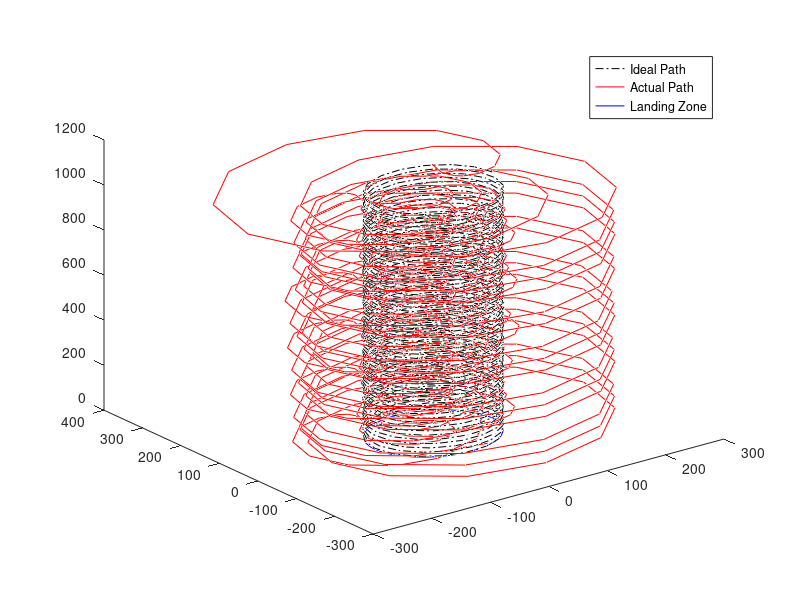

Here is the MATLAB script that generated this plot:
clear all; close all; clc;

%% Initialize variables %%
c = 3; % Fall rate (m/s)
% vel = 6; % velocity (m/s)
xf = 0; x1 = xf + (90-xf)*rand; x2 = x1 + (1-x1)*rand;
yf = 0; y1 = yf + (90-yf)*rand; y2 = y1 + (1-y1)*rand;
zf = 0; z1 = 1000 + 100*rand; z2 = z1;

r0 = sqrt((x1-xf)^2+(y1-yf)^2); % perpendicular radius from landing point axis (m)
rf = 100; % landing zone radius (m)
T = (z1-zf)/c; % Time until ground (s)

P1 = [x1 y1 z1]; % Initial point (m,m,m)
P2 = [x2 y2 z2]; % Initial heading (randomly generated m,m,m)
Pf = [xf yf zf]; % Designated landing point (m,m,m)
Af = @(x,y)((x)^2+(y)^2); % Designated landing zone when z = 0

%% Part 1: Create ideal helical path %%

% Helix functions %

% Ideal position function r(t) 
xrf = @(t)(r0*cos(t));
yrf = @(t)(r0*sin(t));
zrf = @(t)(z1-c*t);
% Ideal velocity function v(t) 
xvf = @(t)(-r0*sin(t));
yvf = @(t)(r0*cos(t)); 
zvf = -c;

% Ideal position and velocity array
n = 1000; % number of points in array
t = 0:T/(n-1):T; % time vector
dt = T/n; % sample time interval
pi = zeros(3, n);
vi = zeros(3, n);
for k = 1:length(t) % Creates ideal position and tangent/velocity vector arrays
    pi(:,k) = [xrf(t(k)); yrf(t(k)); zrf(t(k))];
    vi(:,k) = [xvf(t(k)); yvf(t(k)); zvf];
end


%% Part 2: Create simulated initial position and simulated and ideal flight vectors
pa = zeros(3,n); pa(:,1) = P1; pa(:,2) = P2; % actual position points P(t)
fi = zeros(3,n); 
ha = zeros(3,n);
psi = zeros(1,n);
% zeta = zeros(1,n);
theta1 = zeros(1,n);
theta2 = zeros(1,n);
Kp = 0.9; Ki = 0.1; Kd = 0.5; 

for k = 2:length(t)
    ha(:,k) = [pa(:,k)]-[pa(:,k-1)]; % actual heading vectors
    fi(:,k) = [pi(:,k)]-[pa(:,k-1)]; % correction vectors
    %fi(:,k) = vi(:,k); % ideal head vectors
    vel = norm(fi(:,k));
    pa(3,k) = z1-c*t(k); 
    
    psi = acosd(dot(fi(:,k),ha(:,k))/(norm(fi(:,k))*norm(ha(:,k)))); % angle error
    psi(k) = psi(1);
    
    %zeta = Kp*psi + Ki*trapz(dt, psi) + Kd*(psi/dt); % course correction from PID
    
    %zeta(k) = zeta(1);
    
    theta1(k-1) = atan2d(ha(2,k),ha(1,k));
    theta2(k-1) = atan2d(fi(2,k),fi(1,k));
    if theta2(k-1) < 0
        theta2(k-1) = 360+theta2(k-1);
    end
    if theta1(k-1)-theta2(k-1) > 0  %% Turn right
        pa(1,k+1) = pa(1,k) + vel*dt*cosd(theta1(k-1)-30);
        pa(2,k+1) = pa(2,k) + vel*dt*sind(theta1(k-1)-30);
    elseif theta1(k-1)-theta2(k-1) < 0 %% Turn left
        pa(1,k+1) = pa(1,k) + vel*dt*cosd(theta1(k-1)+30);
        pa(2,k+1) = pa(2,k) + vel*dt*sind(theta1(k-1)+30);
    end
    
end
th = 0:pi/500:2*4*atan(1);
xunit = rf * cos(th);
yunit = rf * sin(th);
zer = zeros(1,length(th));
plot3(pi(1,:),pi(2,:),pi(3,:), 'k-.')
hold on
plot3(pa(1,:),pa(2,:),pa(3,:), 'r-')
hold on
plot3(xunit,yunit,zer,'b-')
legend('Ideal Path', 'Actual Path', 'Landing Zone')
    


